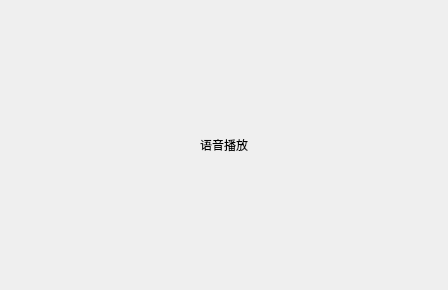
<?xml version="1.0" encoding="UTF-8"?>
<ui version="4.0">
 <class>AudioPlayWidgetClass</class>
 <widget class="QWidget" name="AudioPlayWidgetClass">
  <property name="geometry">
   <rect>
    <x>0</x>
    <y>0</y>
    <width>448</width>
    <height>290</height>
   </rect>
  </property>
  <property name="windowTitle">
   <string>AudioPlayWidget</string>
  </property>
  <layout class="QGridLayout" name="gridLayout">
   <item row="0" column="0">
    <widget class="QLabel" name="label">
     <property name="text">
      <string>语音播放</string>
     </property>
     <property name="alignment">
      <set>Qt::AlignCenter</set>
     </property>
    </widget>
   </item>
  </layout>
 </widget>
 <layoutdefault spacing="6" margin="11"/>
 <resources/>
 <connections/>
</ui>
